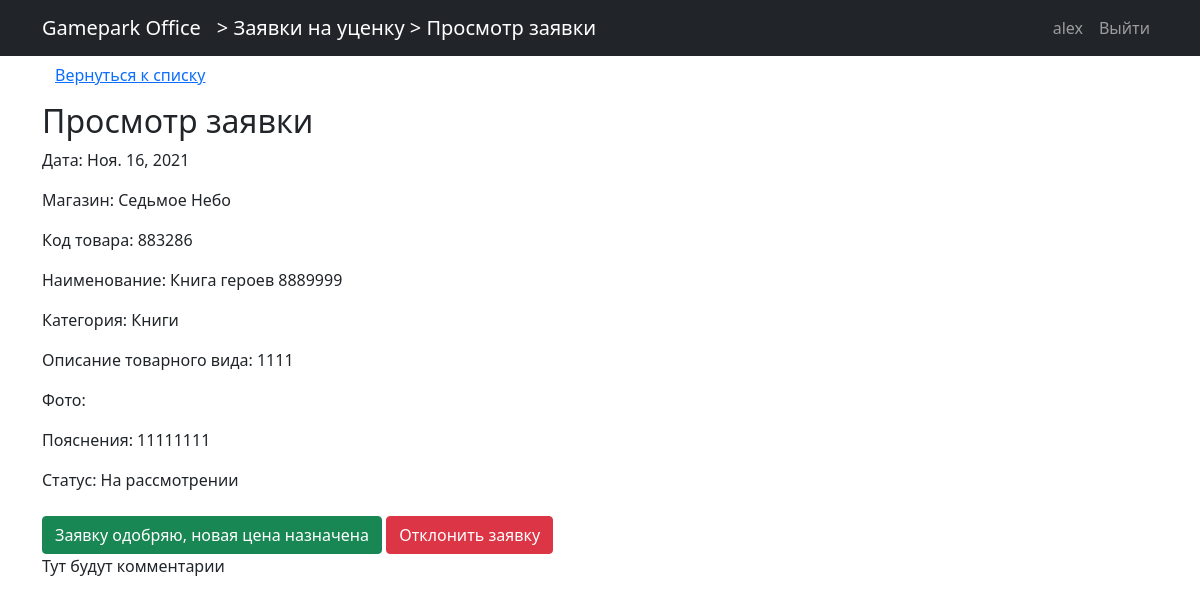
/zayavki/71 (signed in), run on the app's committed database.
### users/models.py (models this page shows)
class User(AbstractUser):
    email = models.EmailField(blank=True)
    role = models.ForeignKey(Roles, on_delete=models.PROTECT, null=True, default=None)
    shop = models.ForeignKey(Shops, on_delete=models.PROTECT, null=True, default=None, blank=True)

class Shops(models.Model):
    nameshop = models.CharField(max_length=30)
    class Meta:
        verbose_name_plural = "Магазины"
        verbose_name = "Магазин"
    def __str__(self):
        return self.nameshop

class Category(models.Model):
    name = models.CharField(max_length=30)
    class Meta:
        verbose_name_plural = "Категории"
        verbose_name = "Категория"
    def __str__(self):
        return self.name

### zayavki/models.py (models this page shows, shortened)
class Zayavka(models.Model):
    user = models.ForeignKey(User, default=None, null=True, on_delete=models.PROTECT)
    data = models.DateField(auto_now_add=True)
    category = models.ForeignKey(Category, on_delete=models.PROTECT)
    code = models.CharField(max_length=10)
    name = models.CharField(max_length=100)
    description = models.TextField()
    clarification = models.TextField()
    foto1 = models.ImageField(upload_to="zayavki/foto", blank=True)
    foto2 = models.ImageField(upload_to="zayavki/foto", blank=True)
    status1 = models.BooleanField(default=False)  # одобрено
    status2 = models.BooleanField(default=False)  # отклонено
    status3 = models.BooleanField(default=False)  # уценено
    status4 = models.BooleanField(default=False)  # ценник сменен
    status5 = models.BooleanField(default=False)  # в архиве
    status6 = models.BooleanField(default=False)    # остальные поля - резервные
    clarification_of_manager = models.CharField(max_length=150, blank=True)
    class Meta:
        verbose_name_plural = "Заявки"
        verbose_name = "Заявка"

### zayavki/views.py (the view)
# urls.py: path("<int:pk>", ZayavkaDetail.as_view(), name="zayavka-detail"),
class ZayavkaDetail(LoginRequiredMixin, DetailView):
    model = Zayavka
    template_name = "zayavki/zayavka_detail.html"
    def get_context_data(self, **kwargs):
        context = super().get_context_data(**kwargs)
        context["title"] = "Просмотр заявки"
        context["name_page"] = "Просмотр заявки"
        context["access_open"] = self.is_access_open()
        context["status_as_text"] = self.get_status_as_text()
        for_btn = []
        if  self.is_can_be_edited():
            for_btn.append({"btn_class": "btn-primary", "btn_value":"Редактировать заявку", "btn_name":"_edit"})
        if  self.is_can_be_approved():
            for_btn.append({"btn_class": "btn-success", "btn_value":"Заявку одобряю, новая цена назначена", "btn_name":"_status1"})
            for_btn.append({"btn_class": "btn-danger", "btn_value":"Отклонить заявку", "btn_name":"_status2"})
        if  self.is_can_be_cancel_approved():
            for_btn.append({"btn_class": "btn-warning", "btn_value":"Отменить решение", "btn_name":"_cancel_approve"})
        if  self.is_can_be_discounted_in_1C():
            for_btn.append({"btn_class": "btn-success", "btn_value":"Уценка в 1С произведена", "btn_name":"_status3"})
        if  self.is_can_be_cancel_discounted_in_1C():
            for_btn.append({"btn_class": "btn-warning", "btn_value":"Отменить уценку в 1С", "btn_name":"_status3"})
        if  self.is_can_be_discounted_in_shop():
            for_btn.append({"btn_class": "btn-success", "btn_value":"Товар на витрине уценен", "btn_name":"_status4"})
        if  self.is_can_be_cancel_discounted_in_shop():
            for_btn.append({"btn_class": "btn-warning", "btn_value":"Отменить уценку на витрине", "btn_name":"_status4"})
        if  self.is_can_be_sent_to_archive():
            for_btn.append({"btn_class": "btn-secondary", "btn_value":"Отправить в архив", "btn_name":"_status5"})
        if  self.is_can_be_restored():
            for_btn.append({"btn_class": "btn-secondary", "btn_value":"Восстановить из архива", "btn_name":"_status5"})
        context['btns'] = for_btn
        context['comments'] = self.get_comments()
        return context
    def get_comments(self):
        zayavka = self.get_object()
        return Comments.objects.filter(object_id=zayavka.id)
    def is_access_open(self):
        if self.get_object().user.shop == self.request.user.shop or self.request.user.role.namerole[:3] == "Мен":
            return True
        else:
            return False
    def get_status_as_text(self):
        zayavka = self.get_object()
        result = ""
        if zayavka.status4: result = "Одобрена, уценка в 1С - ОК, уценка на витрине - ОК"
        elif zayavka.status3: result = "Одобрена, уценка в 1С - ОК, ожидает уценки на витрине"
        elif zayavka.status2: result = "Отклонена"
        elif zayavka.status1: result = "Одобрена, ожидает уценки в 1С"
        else: result = "На рассмотрении"
        if zayavka.status5: result += ". АРХИВНАЯ"
        return result
    def is_can_be_edited(self):
        zayavka = self.get_object()
        if zayavka.user.shop == self.request.user.shop and not zayavka.status1 and not zayavka.status2:
            return True
        else:
            return False
    def is_can_be_approved (self):
        zayavka = self.get_object()
        if not zayavka.status1 and not zayavka.status2 and not zayavka.status5 and self.request.user.role.namerole[:3] == "Мен":
            return True
        else:
            return False
    def is_can_be_cancel_approved (self):
        zayavka = self.get_object()
        if (zayavka.status1 or zayavka.status2) and not zayavka.status3 and not zayavka.status5 and self.request.user.role.namerole[:3] == "Мен":
            return True
        else:
            return False
    def is_can_be_discounted_in_1C (self):
        zayavka = self.get_object()
        if zayavka.status1 and not zayavka.status3 and not zayavka.status5 and self.request.user.role.namerole == "Менеджер по уценке":
            return True
        else:
            return False
    def is_can_be_cancel_discounted_in_1C (self):
        zayavka = self.get_object()
        if zayavka.status3 and not zayavka.status4 and not zayavka.status5 and self.request.user.role.namerole == "Менеджер по уценке":
            return True
        else:
            return False
    def is_can_be_discounted_in_shop (self):
        zayavka = self.get_object()
        if zayavka.status3 and not zayavka.status4 and not zayavka.status5 and self.request.user.role.namerole == "Магазин":
            return True
        else:
            return False
    def is_can_be_cancel_discounted_in_shop (self):
        zayavka = self.get_object()
        if zayavka.status4 and not zayavka.status5 and self.request.user.role.namerole == "Магазин":
            return True
        else:
            return False
    def is_can_be_sent_to_archive (self):
        zayavka = self.get_object()
        if (zayavka.status4 or zayavka.status2) and not zayavka.status5 and (self.request.user.role.namerole == "Магазин" or self.request.user.role.namerole == "Менеджер по уценке"):
            return True
        else:
            return False
    def is_can_be_restored (self):
        zayavka = self.get_object()
        if zayavka.status5:
            return True
        else:
            return False

### zayavki/templates/zayavki/zayavka_detail.html (shortened to what this page needs)
{% extends 'main_page/base.html' %}
{% load  static %}
{% block name_app %}
    <a class="navbar-brand flex-grow-1" href="{% url 'zayavki:zayavki_list' %}"> > Заявки на уценку > {{ name_page }} </a>
{% endblock name_app %}
{% block content %}
    <a href="{% url 'zayavki:zayavki_list' %}" class="btn btn-link mb-2">Вернуться к списку</a>
    {% if access_open %}
        <h2>Просмотр заявки</h2>
        <p> Дата: {{ zayavka.data }} </p>
        <p> Магазин: {{ zayavka.user.shop }} </p>
        <p> Код товара:  {{ zayavka.code }}</p>
        <p> Наименование:  {{ zayavka.name }}</p>
        <p> Категория:  {{ zayavka.category }}</p>
        <p> Описание товарного вида: {{ zayavka.description }}</p>
        <p> Фото:
              </p>
        <p> Пояснения: {{ zayavka.clarification }}</p>
        <p> Статус: {{ status_as_text }}</p>
        <form action="{% url 'zayavki:zayavka-command' %}" method="post">
            {% for btn in btns  %}
                <input  type="submit" class="btn {{btn.btn_class}} mt-2" value="{{btn.btn_value}}" name="{{btn.btn_name}}">
            {% endfor %}
        </form>
        {% include "zayavki/comments.html" %}
    {% else %}
        <p> Данная заявка вам недоступна! </p>
    {% endif %}
{% endblock content %}

### main_page/templates/main_page/base.html (shortened to what this page needs)
{% load static %}
<!DOCTYPE html>
<html lang="en">
<head>
    <link href= {% static 'bootstrap-5/css/bootstrap.min.css' %}  rel="stylesheet">
</head>
<body>
<nav class="navbar navbar-expand-lg navbar-dark bg-dark">
    <div class="container">
        <a class="navbar-brand "
           href="{% url 'main_page:index' %}">
           Gamepark Office
        </a>
        {% block name_app %}{% endblock name_app %}
        <div class="collapse navbar-collapse flex-grow-0" id="navbarContent">
            <ul class="navbar-nav">
                {% if user.is_authenticated %}
                <li class="nav-item">
                    <a class="nav-link" href="{% url 'users:profile' %}">{{user.username }} </a>
                </li>
                    <li class="nav-item">
                        <a class="nav-link" href="{% url 'users:logout' %}">Выйти </a>
                    </li>
                {% else %}
                    <li class="nav-item">
                        <a class="nav-link" href="{% url 'users:login' %}">Войти <i class="fas fa-sign-in-alt"></i></a>
                    </li>
                {% endif %}
            </ul>
        </div>
    </div>
</nav>
<div class="container">
    {% block content %} {% endblock content %}
</div>
</body>
</html>

### data on the page
User: username "alex"
Zayavka: data "Ноя. 16, 2021", user.shop "Седьмое Небо", code "883286", name "Книга героев 8889999", category "Книги", description "1111", clarification "11111111"

### other printed values
{{ name_page }} "Просмотр заявки"
{{ status_as_text }} "На рассмотрении"
